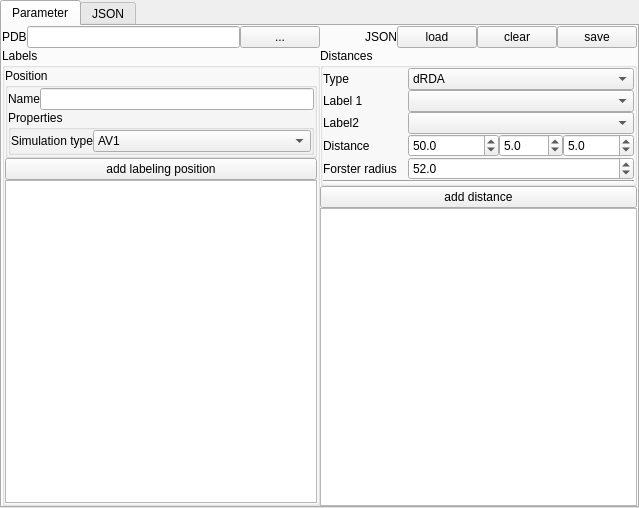
<?xml version="1.0" encoding="UTF-8"?>
<ui version="4.0">
 <class>QWidget</class>
 <widget class="QWidget" name="Form">
  <property name="geometry">
   <rect>
    <x>0</x>
    <y>0</y>
    <width>639</width>
    <height>508</height>
   </rect>
  </property>
  <property name="windowTitle">
   <string>Prepare JSON input for label simulations</string>
  </property>
  <property name="windowIcon">
   <iconset>
    <normaloff>:/icons/icons/pdb2label.ico</normaloff>:/icons/icons/pdb2label.ico</iconset>
  </property>
  <layout class="QVBoxLayout" name="verticalLayout_2">
   <property name="spacing">
    <number>0</number>
   </property>
   <property name="leftMargin">
    <number>0</number>
   </property>
   <property name="topMargin">
    <number>0</number>
   </property>
   <property name="rightMargin">
    <number>0</number>
   </property>
   <property name="bottomMargin">
    <number>0</number>
   </property>
   <item>
    <widget class="QTabWidget" name="tabWidget">
     <property name="currentIndex">
      <number>0</number>
     </property>
     <widget class="QWidget" name="tab">
      <attribute name="title">
       <string>Parameter</string>
      </attribute>
      <layout class="QGridLayout" name="gridLayout_4">
       <property name="leftMargin">
        <number>0</number>
       </property>
       <property name="topMargin">
        <number>0</number>
       </property>
       <property name="rightMargin">
        <number>0</number>
       </property>
       <property name="bottomMargin">
        <number>0</number>
       </property>
       <property name="spacing">
        <number>0</number>
       </property>
       <item row="1" column="0" rowspan="3">
        <widget class="QGroupBox" name="groupBox_2">
         <property name="sizePolicy">
          <sizepolicy hsizetype="Preferred" vsizetype="Minimum">
           <horstretch>0</horstretch>
           <verstretch>0</verstretch>
          </sizepolicy>
         </property>
         <property name="title">
          <string>Labels</string>
         </property>
         <layout class="QGridLayout" name="gridLayout">
          <property name="leftMargin">
           <number>0</number>
          </property>
          <property name="topMargin">
           <number>0</number>
          </property>
          <property name="rightMargin">
           <number>0</number>
          </property>
          <property name="bottomMargin">
           <number>0</number>
          </property>
          <property name="spacing">
           <number>0</number>
          </property>
          <item row="0" column="0">
           <widget class="QGroupBox" name="groupBox">
            <property name="sizePolicy">
             <sizepolicy hsizetype="Expanding" vsizetype="Preferred">
              <horstretch>0</horstretch>
              <verstretch>0</verstretch>
             </sizepolicy>
            </property>
            <property name="title">
             <string>Position</string>
            </property>
            <layout class="QGridLayout" name="gridLayout_5">
             <property name="leftMargin">
              <number>0</number>
             </property>
             <property name="topMargin">
              <number>0</number>
             </property>
             <property name="rightMargin">
              <number>0</number>
             </property>
             <property name="bottomMargin">
              <number>0</number>
             </property>
             <property name="spacing">
              <number>0</number>
             </property>
             <item row="1" column="0">
              <widget class="QLabel" name="label_7">
               <property name="text">
                <string>Name</string>
               </property>
              </widget>
             </item>
             <item row="3" column="0" colspan="3">
              <layout class="QVBoxLayout" name="verticalLayout_3">
               <property name="spacing">
                <number>0</number>
               </property>
              </layout>
             </item>
             <item row="1" column="1">
              <widget class="QLineEdit" name="lineEdit_2"/>
             </item>
             <item row="4" column="0" colspan="2">
              <widget class="QGroupBox" name="groupBox_3">
               <property name="sizePolicy">
                <sizepolicy hsizetype="Expanding" vsizetype="Preferred">
                 <horstretch>0</horstretch>
                 <verstretch>0</verstretch>
                </sizepolicy>
               </property>
               <property name="title">
                <string>Properties</string>
               </property>
               <layout class="QGridLayout" name="gridLayout_2">
                <property name="leftMargin">
                 <number>0</number>
                </property>
                <property name="topMargin">
                 <number>0</number>
                </property>
                <property name="rightMargin">
                 <number>0</number>
                </property>
                <property name="bottomMargin">
                 <number>0</number>
                </property>
                <property name="spacing">
                 <number>0</number>
                </property>
                <item row="0" column="0">
                 <widget class="QLabel" name="label_2">
                  <property name="text">
                   <string>Simulation type</string>
                  </property>
                 </widget>
                </item>
                <item row="0" column="1">
                 <widget class="QComboBox" name="comboBox">
                  <property name="sizePolicy">
                   <sizepolicy hsizetype="Expanding" vsizetype="Fixed">
                    <horstretch>0</horstretch>
                    <verstretch>0</verstretch>
                   </sizepolicy>
                  </property>
                  <item>
                   <property name="text">
                    <string>AV1</string>
                   </property>
                  </item>
                  <item>
                   <property name="text">
                    <string>AV0</string>
                   </property>
                  </item>
                  <item>
                   <property name="text">
                    <string>AV3</string>
                   </property>
                  </item>
                 </widget>
                </item>
                <item row="1" column="0" colspan="3">
                 <layout class="QVBoxLayout" name="verticalLayout_4">
                  <property name="spacing">
                   <number>0</number>
                  </property>
                 </layout>
                </item>
               </layout>
              </widget>
             </item>
            </layout>
           </widget>
          </item>
          <item row="1" column="0">
           <widget class="QPushButton" name="pushButton_2">
            <property name="sizePolicy">
             <sizepolicy hsizetype="Minimum" vsizetype="Fixed">
              <horstretch>0</horstretch>
              <verstretch>0</verstretch>
             </sizepolicy>
            </property>
            <property name="maximumSize">
             <size>
              <width>16777215</width>
              <height>16777215</height>
             </size>
            </property>
            <property name="text">
             <string>add labeling position</string>
            </property>
           </widget>
          </item>
          <item row="2" column="0">
           <widget class="QListWidget" name="listWidget">
            <property name="sizePolicy">
             <sizepolicy hsizetype="MinimumExpanding" vsizetype="Expanding">
              <horstretch>0</horstretch>
              <verstretch>0</verstretch>
             </sizepolicy>
            </property>
            <property name="maximumSize">
             <size>
              <width>16777215</width>
              <height>16777215</height>
             </size>
            </property>
            <property name="toolTip">
             <string>&lt;html&gt;&lt;head/&gt;&lt;body&gt;&lt;p&gt;List of labeling positions:&lt;/p&gt;&lt;p&gt;A double click on a position deletes the position from the list.&lt;/p&gt;&lt;/body&gt;&lt;/html&gt;</string>
            </property>
           </widget>
          </item>
         </layout>
        </widget>
       </item>
       <item row="0" column="0">
        <layout class="QHBoxLayout" name="horizontalLayout_2">
         <property name="spacing">
          <number>0</number>
         </property>
         <item>
          <widget class="QLabel" name="label">
           <property name="sizePolicy">
            <sizepolicy hsizetype="Fixed" vsizetype="Preferred">
             <horstretch>0</horstretch>
             <verstretch>0</verstretch>
            </sizepolicy>
           </property>
           <property name="text">
            <string>PDB</string>
           </property>
          </widget>
         </item>
         <item>
          <widget class="QLineEdit" name="lineEdit">
           <property name="readOnly">
            <bool>true</bool>
           </property>
          </widget>
         </item>
         <item>
          <widget class="QPushButton" name="toolButton_4">
           <property name="sizePolicy">
            <sizepolicy hsizetype="Fixed" vsizetype="Minimum">
             <horstretch>0</horstretch>
             <verstretch>0</verstretch>
            </sizepolicy>
           </property>
           <property name="text">
            <string>...</string>
           </property>
          </widget>
         </item>
        </layout>
       </item>
       <item row="0" column="1" colspan="4">
        <layout class="QHBoxLayout" name="horizontalLayout_3">
         <property name="spacing">
          <number>0</number>
         </property>
         <item>
          <spacer name="horizontalSpacer">
           <property name="orientation">
            <enum>Qt::Horizontal</enum>
           </property>
           <property name="sizeHint" stdset="0">
            <size>
             <width>40</width>
             <height>20</height>
            </size>
           </property>
          </spacer>
         </item>
         <item>
          <widget class="QLabel" name="label_10">
           <property name="sizePolicy">
            <sizepolicy hsizetype="Fixed" vsizetype="Preferred">
             <horstretch>0</horstretch>
             <verstretch>0</verstretch>
            </sizepolicy>
           </property>
           <property name="text">
            <string>JSON</string>
           </property>
          </widget>
         </item>
         <item>
          <widget class="QPushButton" name="toolButton_2">
           <property name="text">
            <string>load</string>
           </property>
          </widget>
         </item>
         <item>
          <widget class="QPushButton" name="toolButton_3">
           <property name="text">
            <string>clear</string>
           </property>
          </widget>
         </item>
         <item>
          <widget class="QPushButton" name="toolButton">
           <property name="text">
            <string>save</string>
           </property>
          </widget>
         </item>
        </layout>
       </item>
       <item row="1" column="2" colspan="2">
        <widget class="QGroupBox" name="groupBox_4">
         <property name="title">
          <string>Distances</string>
         </property>
         <layout class="QGridLayout" name="gridLayout_3">
          <property name="leftMargin">
           <number>0</number>
          </property>
          <property name="topMargin">
           <number>0</number>
          </property>
          <property name="rightMargin">
           <number>0</number>
          </property>
          <property name="bottomMargin">
           <number>0</number>
          </property>
          <property name="spacing">
           <number>0</number>
          </property>
          <item row="1" column="2" colspan="4">
           <widget class="QComboBox" name="comboBox_2">
            <property name="sizePolicy">
             <sizepolicy hsizetype="MinimumExpanding" vsizetype="Fixed">
              <horstretch>0</horstretch>
              <verstretch>0</verstretch>
             </sizepolicy>
            </property>
           </widget>
          </item>
          <item row="2" column="0">
           <widget class="QLabel" name="label_5">
            <property name="text">
             <string>Label2</string>
            </property>
           </widget>
          </item>
          <item row="7" column="0" colspan="6">
           <widget class="Line" name="line">
            <property name="orientation">
             <enum>Qt::Horizontal</enum>
            </property>
           </widget>
          </item>
          <item row="3" column="0" colspan="2">
           <widget class="QLabel" name="label_8">
            <property name="sizePolicy">
             <sizepolicy hsizetype="Fixed" vsizetype="Preferred">
              <horstretch>0</horstretch>
              <verstretch>0</verstretch>
             </sizepolicy>
            </property>
            <property name="text">
             <string>Distance </string>
            </property>
           </widget>
          </item>
          <item row="3" column="5">
           <widget class="QDoubleSpinBox" name="doubleSpinBox_3">
            <property name="toolTip">
             <string>Experimental error in negative direction</string>
            </property>
            <property name="decimals">
             <number>1</number>
            </property>
            <property name="maximum">
             <double>99999.000000000000000</double>
            </property>
            <property name="value">
             <double>5.000000000000000</double>
            </property>
           </widget>
          </item>
          <item row="1" column="0">
           <widget class="QLabel" name="label_3">
            <property name="text">
             <string>Label 1</string>
            </property>
           </widget>
          </item>
          <item row="2" column="2" colspan="4">
           <widget class="QComboBox" name="comboBox_4">
            <property name="sizePolicy">
             <sizepolicy hsizetype="Expanding" vsizetype="Fixed">
              <horstretch>0</horstretch>
              <verstretch>0</verstretch>
             </sizepolicy>
            </property>
           </widget>
          </item>
          <item row="3" column="4">
           <widget class="QDoubleSpinBox" name="doubleSpinBox_2">
            <property name="toolTip">
             <string>Experimental error in positive direction</string>
            </property>
            <property name="decimals">
             <number>1</number>
            </property>
            <property name="maximum">
             <double>9999.000000000000000</double>
            </property>
            <property name="value">
             <double>5.000000000000000</double>
            </property>
           </widget>
          </item>
          <item row="4" column="2" colspan="4">
           <widget class="QDoubleSpinBox" name="doubleSpinBox_4">
            <property name="toolTip">
             <string>Forster radius of the label pair</string>
            </property>
            <property name="decimals">
             <number>1</number>
            </property>
            <property name="maximum">
             <double>999.000000000000000</double>
            </property>
            <property name="singleStep">
             <double>0.500000000000000</double>
            </property>
            <property name="value">
             <double>52.000000000000000</double>
            </property>
           </widget>
          </item>
          <item row="4" column="0" colspan="2">
           <widget class="QLabel" name="label_9">
            <property name="text">
             <string>Forster radius</string>
            </property>
           </widget>
          </item>
          <item row="3" column="2" colspan="2">
           <widget class="QDoubleSpinBox" name="doubleSpinBox">
            <property name="toolTip">
             <string>Experimental distance</string>
            </property>
            <property name="decimals">
             <number>1</number>
            </property>
            <property name="maximum">
             <double>999.000000000000000</double>
            </property>
            <property name="value">
             <double>50.000000000000000</double>
            </property>
           </widget>
          </item>
          <item row="0" column="0">
           <widget class="QLabel" name="label_4">
            <property name="sizePolicy">
             <sizepolicy hsizetype="Fixed" vsizetype="Preferred">
              <horstretch>0</horstretch>
              <verstretch>0</verstretch>
             </sizepolicy>
            </property>
            <property name="text">
             <string>Type</string>
            </property>
           </widget>
          </item>
          <item row="0" column="2" colspan="4">
           <widget class="QComboBox" name="comboBox_3">
            <property name="sizePolicy">
             <sizepolicy hsizetype="MinimumExpanding" vsizetype="Fixed">
              <horstretch>0</horstretch>
              <verstretch>0</verstretch>
             </sizepolicy>
            </property>
            <property name="toolTip">
             <string>Type of the distance</string>
            </property>
            <item>
             <property name="text">
              <string>dRDA</string>
             </property>
            </item>
            <item>
             <property name="text">
              <string>dRDAE</string>
             </property>
            </item>
            <item>
             <property name="text">
              <string>dRMP</string>
             </property>
            </item>
            <item>
             <property name="text">
              <string>pRDA</string>
             </property>
            </item>
           </widget>
          </item>
         </layout>
        </widget>
       </item>
       <item row="3" column="2">
        <widget class="QListWidget" name="listWidget_2">
         <property name="sizePolicy">
          <sizepolicy hsizetype="Expanding" vsizetype="Expanding">
           <horstretch>0</horstretch>
           <verstretch>0</verstretch>
          </sizepolicy>
         </property>
         <property name="minimumSize">
          <size>
           <width>150</width>
           <height>0</height>
          </size>
         </property>
         <property name="maximumSize">
          <size>
           <width>16777215</width>
           <height>16777215</height>
          </size>
         </property>
         <property name="toolTip">
          <string>List of experimental distances</string>
         </property>
        </widget>
       </item>
       <item row="2" column="2">
        <widget class="QPushButton" name="pushButton_3">
         <property name="sizePolicy">
          <sizepolicy hsizetype="Minimum" vsizetype="Fixed">
           <horstretch>0</horstretch>
           <verstretch>0</verstretch>
          </sizepolicy>
         </property>
         <property name="text">
          <string>add distance</string>
         </property>
        </widget>
       </item>
      </layout>
     </widget>
     <widget class="QWidget" name="tab_2">
      <attribute name="title">
       <string>JSON</string>
      </attribute>
      <layout class="QVBoxLayout" name="verticalLayout">
       <property name="spacing">
        <number>0</number>
       </property>
       <property name="leftMargin">
        <number>0</number>
       </property>
       <property name="topMargin">
        <number>0</number>
       </property>
       <property name="rightMargin">
        <number>0</number>
       </property>
       <property name="bottomMargin">
        <number>0</number>
       </property>
       <item>
        <widget class="QPushButton" name="toolButton_5">
         <property name="text">
          <string>update</string>
         </property>
        </widget>
       </item>
      </layout>
     </widget>
    </widget>
   </item>
  </layout>
  <action name="actionClear">
   <property name="icon">
    <iconset resource="../../ui/resource.qrc">
     <normaloff>:/icons/icons/Edit-delete-2.svg</normaloff>:/icons/icons/Edit-delete-2.svg</iconset>
   </property>
   <property name="text">
    <string>clear</string>
   </property>
  </action>
  <action name="actionLoad">
   <property name="icon">
    <iconset resource="../../ui/resource.qrc">
     <normaloff>:/icons/icons/document-open.svg</normaloff>:/icons/icons/document-open.svg</iconset>
   </property>
   <property name="text">
    <string>Load</string>
   </property>
  </action>
  <action name="actionSave">
   <property name="icon">
    <iconset>
     <normaloff>:/icons/icons/Document-save.svg</normaloff>:/icons/icons/Document-save.svg</iconset>
   </property>
   <property name="text">
    <string>Save</string>
   </property>
  </action>
  <action name="actionReadTextEdit">
   <property name="text">
    <string>ReadTextEdit</string>
   </property>
  </action>
  <action name="actionRemoveLabelingPosition">
   <property name="text">
    <string>RemoveLabelingPosition</string>
   </property>
  </action>
  <action name="actionRemove_distance">
   <property name="text">
    <string>Remove distance</string>
   </property>
  </action>
 </widget>
 <resources>
  <include location="../../ui/resource.qrc"/>
 </resources>
 <connections>
  <connection>
   <sender>toolButton_2</sender>
   <signal>clicked()</signal>
   <receiver>actionLoad</receiver>
   <slot>trigger()</slot>
   <hints>
    <hint type="sourcelabel">
     <x>512</x>
     <y>52</y>
    </hint>
    <hint type="destinationlabel">
     <x>-1</x>
     <y>-1</y>
    </hint>
   </hints>
  </connection>
  <connection>
   <sender>toolButton_3</sender>
   <signal>clicked()</signal>
   <receiver>actionClear</receiver>
   <slot>trigger()</slot>
   <hints>
    <hint type="sourcelabel">
     <x>546</x>
     <y>52</y>
    </hint>
    <hint type="destinationlabel">
     <x>-1</x>
     <y>-1</y>
    </hint>
   </hints>
  </connection>
  <connection>
   <sender>toolButton</sender>
   <signal>clicked()</signal>
   <receiver>actionSave</receiver>
   <slot>trigger()</slot>
   <hints>
    <hint type="sourcelabel">
     <x>582</x>
     <y>52</y>
    </hint>
    <hint type="destinationlabel">
     <x>-1</x>
     <y>-1</y>
    </hint>
   </hints>
  </connection>
  <connection>
   <sender>toolButton_5</sender>
   <signal>clicked()</signal>
   <receiver>actionReadTextEdit</receiver>
   <slot>trigger()</slot>
   <hints>
    <hint type="sourcelabel">
     <x>200</x>
     <y>92</y>
    </hint>
    <hint type="destinationlabel">
     <x>-1</x>
     <y>-1</y>
    </hint>
   </hints>
  </connection>
  <connection>
   <sender>listWidget</sender>
   <signal>doubleClicked(QModelIndex)</signal>
   <receiver>actionRemoveLabelingPosition</receiver>
   <slot>trigger()</slot>
   <hints>
    <hint type="sourcelabel">
     <x>158</x>
     <y>350</y>
    </hint>
    <hint type="destinationlabel">
     <x>205</x>
     <y>157</y>
    </hint>
   </hints>
  </connection>
  <connection>
   <sender>listWidget_2</sender>
   <signal>doubleClicked(QModelIndex)</signal>
   <receiver>actionRemove_distance</receiver>
   <slot>trigger()</slot>
   <hints>
    <hint type="sourcelabel">
     <x>474</x>
     <y>363</y>
    </hint>
    <hint type="destinationlabel">
     <x>-1</x>
     <y>-1</y>
    </hint>
   </hints>
  </connection>
 </connections>
</ui>
